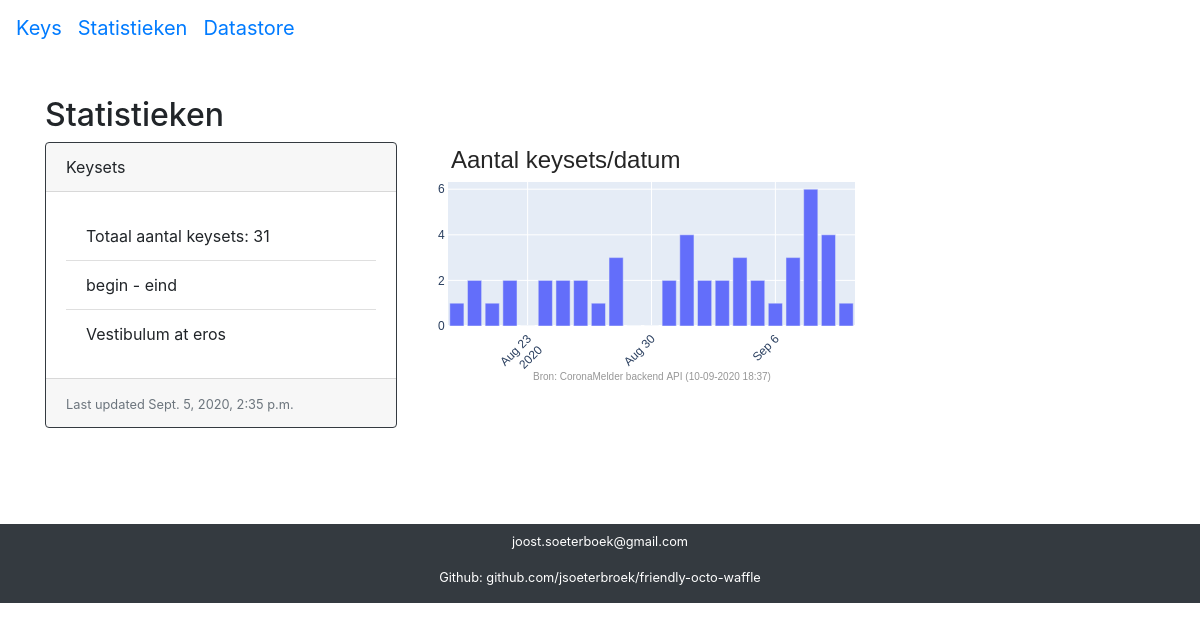
Page /stats/ on the earlier database version.
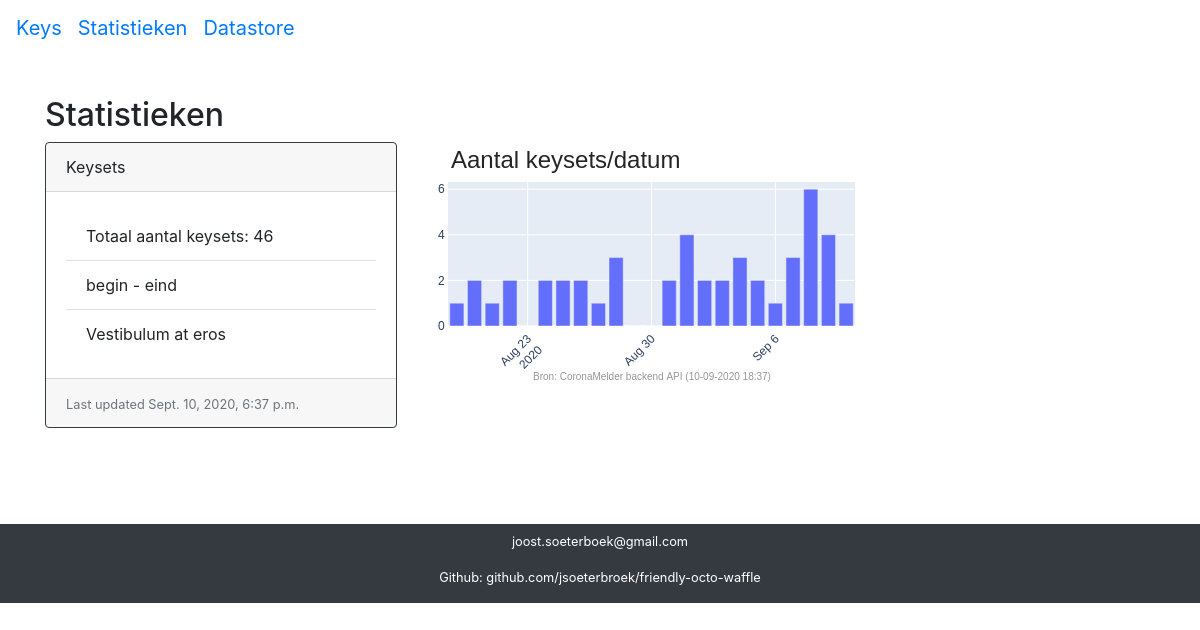
Same page on the later database version.
### stats/models.py (models this page shows, shortened)
class Stats(models.Model):
    name = models.CharField("name", max_length=250)
    created = models.DateTimeField(auto_now_add=True, editable=False)
    keysets_total = models.IntegerField("Totaal aantal keysets")
    teks_keyset_mean = models.IntegerField("Gemiddeld aantal TEKs per keyset")
    trl_daily_dist = models.IntegerField("TRL daily dist")
    class Meta:
        verbose_name = 'Stat'
        verbose_name_plural = 'Stats'

### stats/views.py (the view)
# urls.py: path('stats/', include('stats.urls'), name='stat_index'),
def stat_index(request):
    try:
        stats = Stats.objects.all().last()
    except Stats.DoesNotExist:
        raise Http404("stats does not exist")
    try:
        keysetfreqs = KeysetFreq.objects.all()
    except KeysetFreq.DoesNotExist:
        raise Http404("stats does not exist")
    context = {
        'stats': stats,
        'keysetfreqs': keysetfreqs,
    }
    return render(request, 'stat_index.html', context)

### stats/templates/stat_index.html (shortened to what this page needs)
{% extends "base.html" %}
{% block content %}
{% load static %}
{% load l10n %}
<p>&nbsp;</p>
<h2> Statistieken </h2>
{% if stats %}
<div class="row">
    <div class="col-sm-4">
        <div class="card border-dark mb-3" style="width: 22rem;">
        <div class="card-header"> Keysets </div>
        <div class="card-body">
            <ul class="list-group list-group-flush">
                <li class="list-group-item">Totaal aantal keysets: {{ stats.keysets_total }}</li>
                <li class="list-group-item">begin - eind</li>
                <li class="list-group-item">Vestibulum at eros</li>
            </ul>
        </div>
        <div class="card-footer">
            <small class="text-muted">Last updated {{ stats.created}} </small>
        </div>
      </div>
    </div>
    <div class="col-sm-4">
       <img src="{% static "keyset_freq_date.png" %}" alt="keyset_freq_date">
    </div>
</div>
{% endif %}
{% endblock %}

### app/templates/base.html (shortened to what this page needs)
<!doctype html>
<html lang="en">
{% load static %}
<head>
  <link rel="stylesheet" href="https://stackpath.bootstrapcdn.com/bootstrap/4.5.2/css/bootstrap.min.css">
</body>
</head>
<body class='d-flex flex-column'>
{% include "navbar.html" %}
  <section class="container">
    {% block content %}
    {% endblock %}
    <p>&nbsp;</p>
    <p>&nbsp;</p>
  </section>
  <footer id="sticky-footer" class="d-flex bg-dark text-white-50">
		<div class="container">
			<div class="row">
				<div class="col-xs-12 col-sm-12 col-md-12 mt-2 mt-sm-2 text-center text-white">
                    <p class="text-white small">joost.soeterboek@gmail.com</p>
					<p class="text-white small"><a class="text-white" href="https://github.com/jsoeterbroek/friendly-octo-waffle">Github: github.com/jsoeterbroek/friendly-octo-waffle</a></p>
				</div>
			</div>
		</div>
  </footer>
</body>
</html>

### app/templates/navbar.html (shortened to what this page needs)
{% load static %}
<nav class="navbar navbar-expand-sm bg-white">
  <a class="navbar-brand" href="{% url 'key_index' %}">Keys</a>
  <a class="navbar-brand" href="{% url 'stat_index' %}">Statistieken</a>
  <a class="navbar-brand" href="/datastore/">Datastore</a>
  </nav>

Differences in the rows shown:
no longer on this page (row unchanged): Stats: keysets_total "31", created "Sept. 5, 2020, 2:35 p.m."
added Stats: keysets_total "46", created "Sept. 10, 2020, 6:37 p.m."
